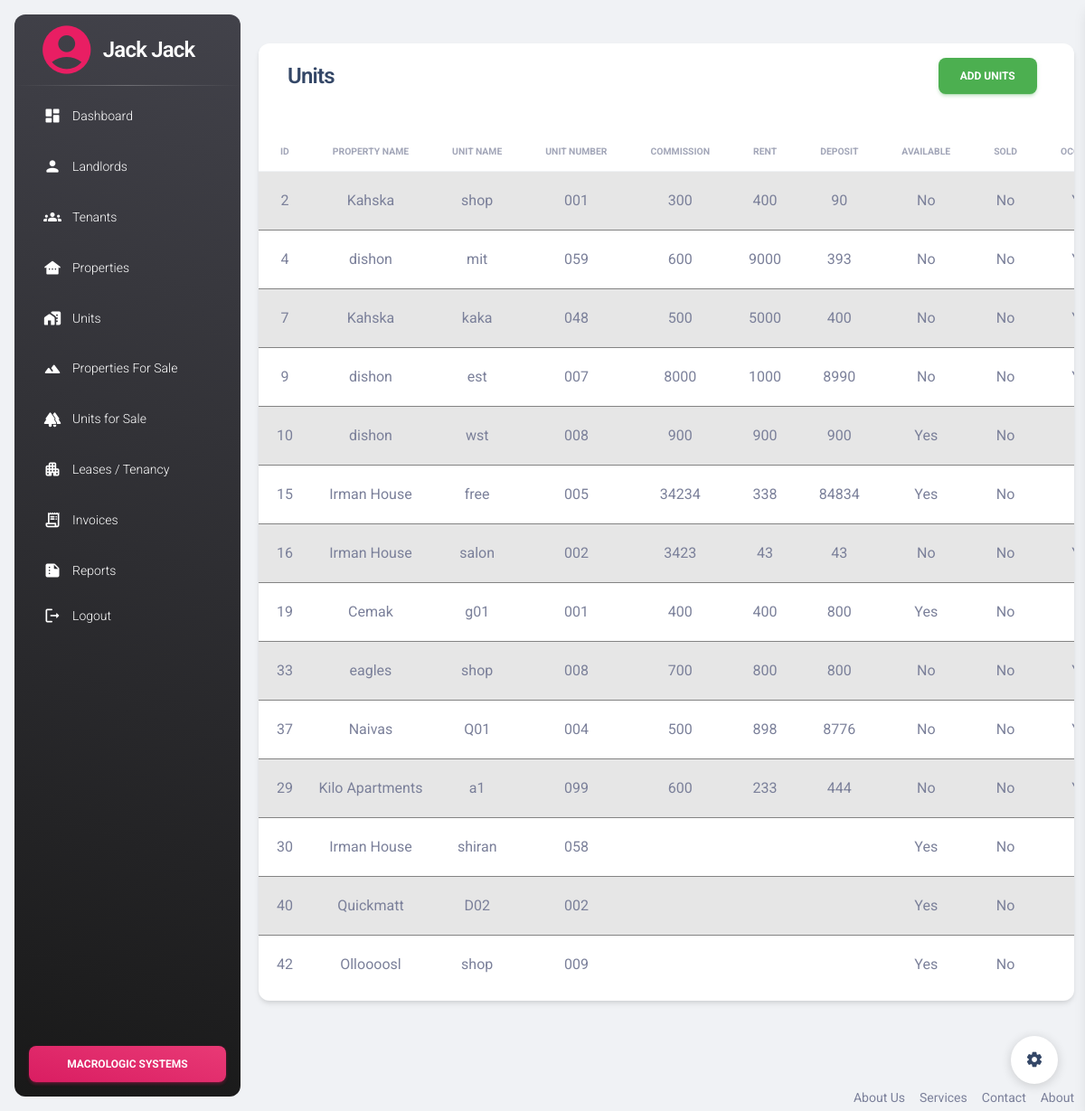
The app's page /tables/units_view.php (signed in) with its own data.
### tables this page shows
CREATE TABLE `units_two` (
  `id` int(11) NOT NULL,
  `property_id` int(11) NOT NULL,
  `unit_name` varchar(50) NOT NULL,
  `unit_number` varchar(20) DEFAULT NULL,
  `description` varchar(2000) NOT NULL,
  `available` enum('No','Yes') NOT NULL,
  `reserved` enum('No','Yes') NOT NULL,
  `occupied` enum('No','Yes') NOT NULL
);

CREATE TABLE `properties` (
  `id` int(11) NOT NULL,
  `name` varchar(50) NOT NULL,
  `location` varchar(50) NOT NULL,
  `landlord_id` int(11) NOT NULL,
  `type_id` int(11) NOT NULL,
  `active_status` enum('active','inactive') DEFAULT NULL,
  `number_of_units` int(11) NOT NULL,
  `occupied_units` int(11) NOT NULL,
  `vacant_units` int(11) NOT NULL
);

CREATE TABLE `billing_two` (
  `id` int(11) NOT NULL,
  `unit_id` int(11) NOT NULL,
  `commission` int(11) NOT NULL,
  `deposit` int(11) NOT NULL,
  `rent` int(11) NOT NULL,
  `service_charge` int(11) DEFAULT NULL,
  `water_deposit` int(11) DEFAULT NULL,
  `electricity_deposit` int(11) DEFAULT NULL
);

### tables/units_view.php (the view, shortened to what this page needs)
<?php include '../includes/header.php'; ?>
<?php include '../config/connect.php'; ?>
    <div class="container-fluid py-4">
      <div class="row">
        <div class="col-12">
          <div class="card my-4">
            <div class="d-flex justify-content-between">
              <div class="row card-header col-md-7 p-0 mx-3 z-index-2 mt-3" style="height: 25px;">
                <div class="pt-1 pb-1">
                  <h4 class="row text-capitalize ps-3">Units</h4>
                </div>
              </div>
              <div class="col-md-2 pt-3">
                <div>
                  <button type="button" class="btn btn-success" data-bs-toggle="modal" data-bs-target="#addUnitModal">
                    Add Units
                  </button>
                </div>
              </div>
            </div>
            <div class="card-body px-0 pb-2">
              <div class="row d-flex justify-content-between align-items-center ms-2 me-2">
              </div>
              <div class="table-responsive p-0">
                <table class="table table-striped table-hover align-items-center mb-0 don" id="unitsView">
                  <thead>
                    <tr>
                      <th class="text-center text-uppercase text-secondary text-xxs font-weight-bolder opacity-7">id</th>
                      <th class="text-center text-uppercase text-secondary text-xxs font-weight-bolder opacity-7">property name</th>
                      <th class="text-center text-uppercase text-secondary text-xxs font-weight-bolder opacity-7">unit name</th>
                      <th class="text-center text-uppercase text-secondary text-xxs font-weight-bolder opacity-7">unit number</th>
                      <th class="text-center text-uppercase text-secondary text-xxs font-weight-bolder opacity-7">commission</th>
                      <th class="text-center text-uppercase text-secondary text-xxs font-weight-bolder opacity-7">rent</th>
                      <th class="text-center text-uppercase text-secondary text-xxs font-weight-bolder opacity-7">deposit</th>
                      <th class="text-center text-uppercase text-secondary text-xxs font-weight-bolder opacity-7">available</th>
                      <th class="text-center text-uppercase text-secondary text-xxs font-weight-bolder opacity-7">Sold</th>
                      <th class="text-center text-uppercase text-secondary text-xxs font-weight-bolder opacity-7">occupied</th>
                    </tr>
                  </thead>
                  <tbody>
                    <?php
                          $sql = "SELECT units_two.id AS unit_id, properties.name AS property_name, units_two.unit_name AS unit_name, units_two.unit_number AS unit_number, units_two.available AS available, units_two.reserved AS reserved, units_two.occupied AS occupied, billing_two.rent, billing_two.commission, billing_two.deposit
                          FROM units_two
                          LEFT JOIN properties ON units_two.property_id = properties.id
                          LEFT JOIN billing_two ON units_two.id = billing_two.unit_id";
                          $result = $con->query($sql);
                          if ($result->num_rows >0) {
                          while ($row1 = $result->fetch_assoc()) {
                            echo '<tr>';
                            echo '<td scope="row" class="text-center">' . $row1["unit_id"] . '</td>';
                            echo ' <td class="text-center">' . $row1["property_name"] . '</td>';
                            echo '<td class="text-center">' . $row1["unit_name"] . '</td>';
                            echo ' <td class="text-center">' . $row1["unit_number"] . '</td>';
                            echo '<td class="text-center">' . $row1["commission"] . '</td>';
                            echo '<td class="text-center">' . $row1["rent"] . '</td>';
                            echo '<td class="text-center">' . $row1["deposit"] . '</td>';
                            echo ' <td class="text-center">' . $row1["available"] . '</td>';
                            echo '<td class="text-center">' . $row1["reserved"] . '</td>';
                            echo ' <td class="text-center">' . $row1["occupied"] . '</td>';
                                  echo '</tr>';
                          }
                          } else {
                          echo "<tr><td colspan='6'>No units found</td></tr>";
                          }
                    ?>
                  </tbody>
                </table>
              </div>
            </div>
          </div>
        </div>
      </div>
    </div>
    <?php include('../includes/footer.php') ?>
  <div class="fixed-plugin">
    <a class="fixed-plugin-button text-dark position-fixed px-3 py-2">
      <i class="material-icons py-2">settings</i>
    </a>
  </div>
</body>
</html>

### records on screen
units_two: id "2", property.name "Kahska", unit_name "shop", unit_number "001", billing_two.commission "300", billing_two.rent "400", billing_two.deposit "90", available "No", reserved "No"
units_two: id "4", property.name "dishon", unit_name "mit", unit_number "059", billing_two.commission "600", billing_two.rent "9000", billing_two.deposit "393", available "No", reserved "No"
units_two: id "7", property.name "Kahska", unit_name "kaka", unit_number "048", billing_two.commission "500", billing_two.rent "5000", billing_two.deposit "400", available "No", reserved "No"
units_two: id "9", property.name "dishon", unit_name "est", unit_number "007", billing_two.commission "8000", billing_two.rent "1000", billing_two.deposit "8990", available "No", reserved "No"
units_two: id "10", property.name "dishon", unit_name "wst", unit_number "008", billing_two.commission "900", billing_two.rent "900", billing_two.deposit "900", available "Yes", reserved "No"
units_two: id "15", property.name "Irman House", unit_name "free", unit_number "005", billing_two.commission "34234", billing_two.rent "338", billing_two.deposit "84834", available "Yes", reserved "No"
units_two: id "16", property.name "Irman House", unit_name "salon", unit_number "002", billing_two.commission "3423", billing_two.rent "43", billing_two.deposit "43", available "No", reserved "No"
units_two: id "19", property.name "Cemak", unit_name "g01", unit_number "001", billing_two.commission "400", billing_two.rent "400", billing_two.deposit "800", available "Yes", reserved "No"
units_two: id "33", property.name "eagles", unit_name "shop", unit_number "008", billing_two.commission "700", billing_two.rent "800", billing_two.deposit "800", available "No", reserved "No"
units_two: id "37", property.name "Naivas", unit_name "Q01", unit_number "004", billing_two.commission "500", billing_two.rent "898", billing_two.deposit "8776", available "No", reserved "No"
units_two: id "29", property.name "Kilo Apartments", unit_name "a1", unit_number "099", billing_two.commission "600", billing_two.rent "233", billing_two.deposit "444", available "No", reserved "No"
units_two: id "30", property.name "Irman House", unit_name "shiran", unit_number "058", available "Yes", reserved "No"
units_two: id "40", property.name "Quickmatt", unit_name "D02", unit_number "002", available "Yes", reserved "No"
units_two: id "42", property.name "Olloooosl", unit_name "shop", unit_number "009", available "Yes", reserved "No"

### other values on screen
$username "Jack Jack"
